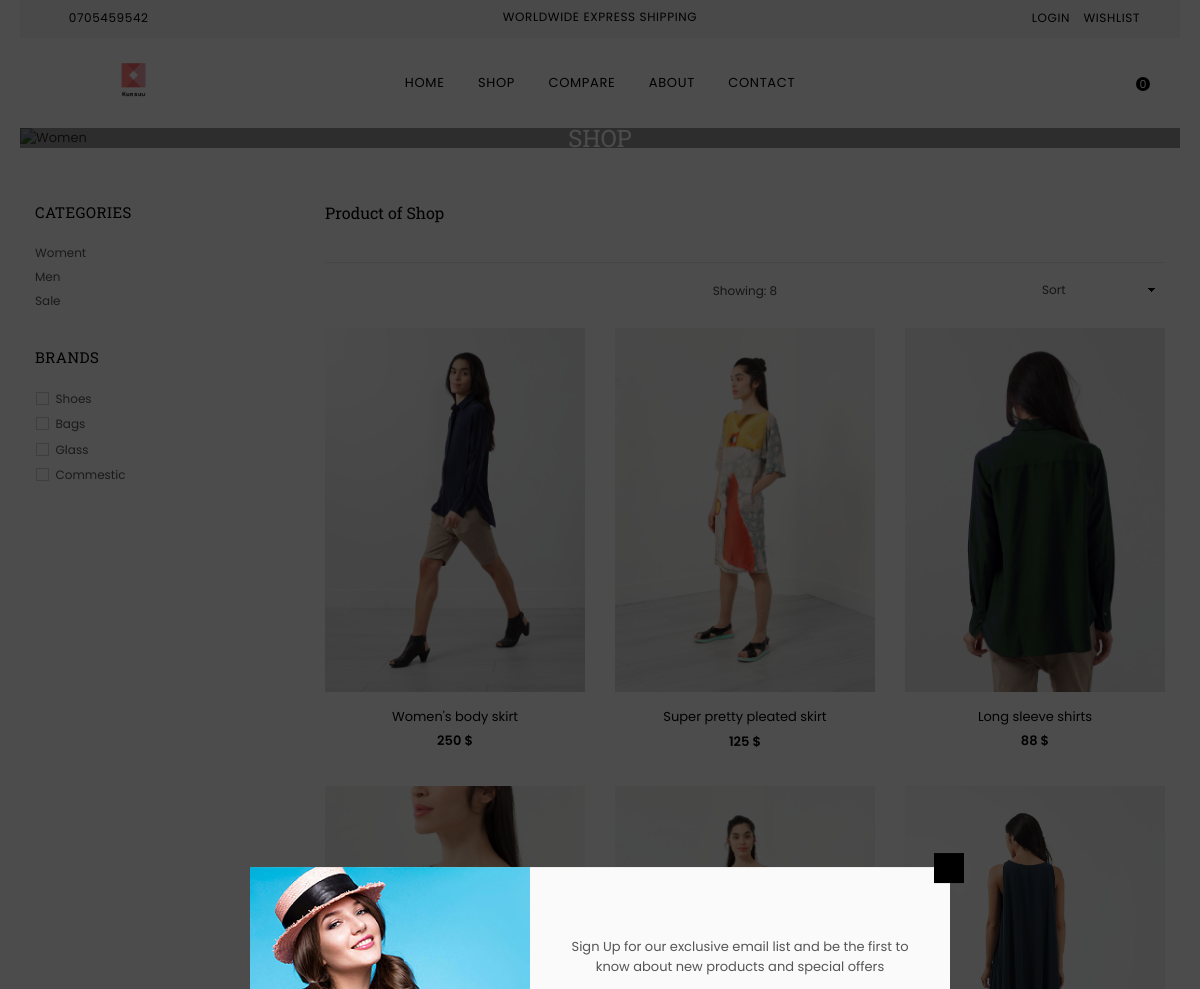
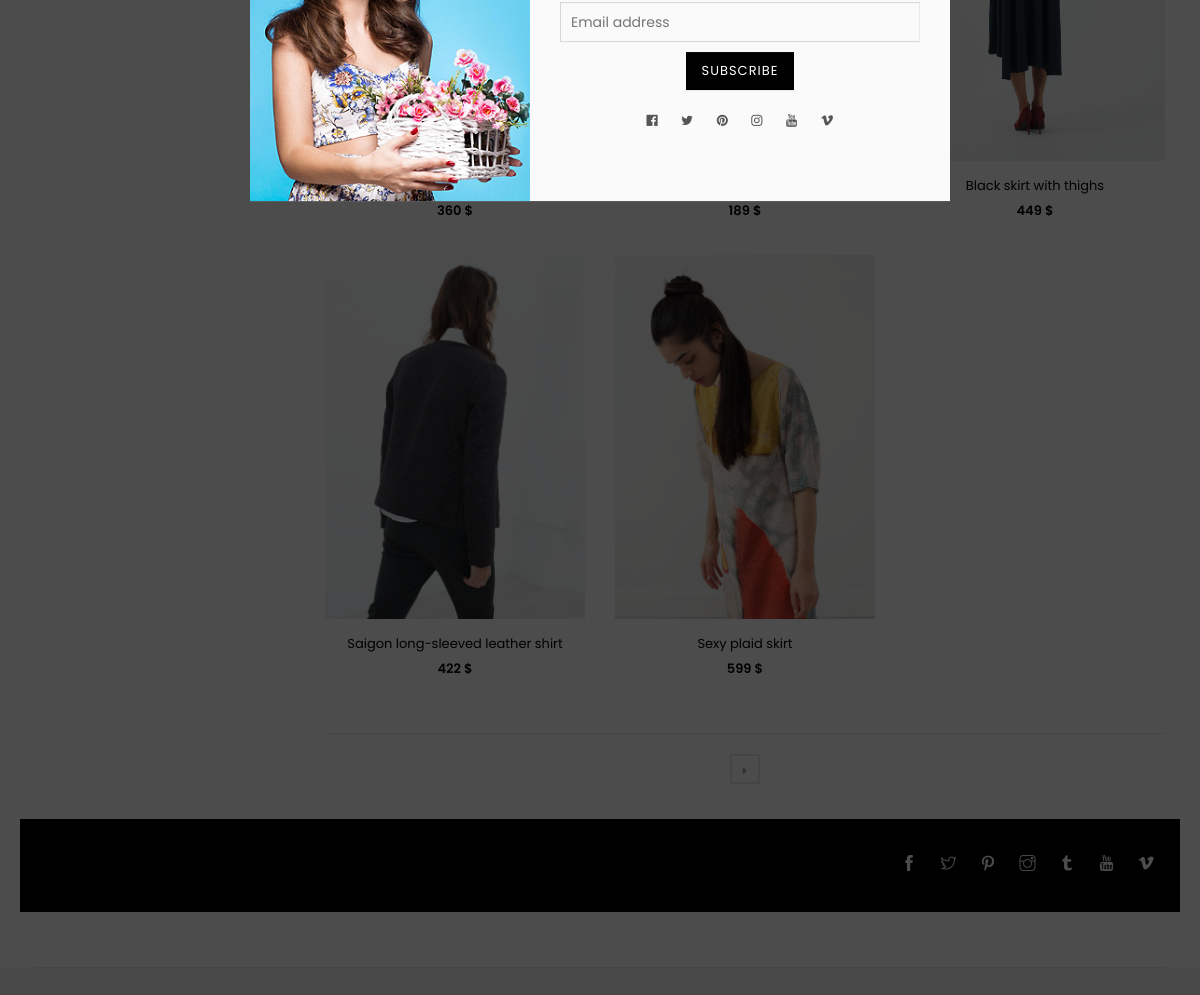
Screenshot of /?act=shop&sp=1&loai=Fashion with the database file from the repository (2 pictures, top to bottom).
### tables this page shows
CREATE TABLE `danhmuc` (
  `MaDM` int(11) NOT NULL,
  `TenDM` varchar(255) DEFAULT NULL
);

CREATE TABLE `loaisanpham` (
  `MaLSP` int(11) NOT NULL,
  `TenLSP` varchar(70) NOT NULL,
  `MaDM` int(11) NOT NULL
);

CREATE TABLE `sanpham` (
  `MaSP` int(11) NOT NULL,
  `MaLSP` int(11) NOT NULL,
  `MaDM` int(11) NOT NULL,
  `TenSP` varchar(70) NOT NULL,
  `DonGia` int(11) NOT NULL,
  `SoLuong` int(10) UNSIGNED NOT NULL DEFAULT 1,
  `HinhAnh1` varchar(200) NOT NULL,
  `HinhAnh2` varchar(255) DEFAULT NULL,
  `HinhAnh3` varchar(255) DEFAULT NULL,
  `MaKM` int(11) NOT NULL,
  `SoSao` int(11) DEFAULT NULL,
  `SoDanhGia` int(11) DEFAULT NULL,
  `TrangThai` int(11) NOT NULL,
  `MoTa` text NOT NULL,
  `MotaCT` text NOT NULL,
  `Time` date DEFAULT NULL
);

### Controllers/Shop.php (called while the page is built, shortened)
<?php
require_once("Models/shop_db.php");
class ShopController
{
    var $shop_model;
    public function __construct()
    {
        $this->shop_model = new Shop();
    }
    function list()
    {
        $data_danhmuc = $this->shop_model->danhmuc();
        $data_loaisp = $this->shop_model->loaisp(0, 8);
        $data_chitietDM = array();
        for ($i = 1; $i <= count($data_danhmuc); $i++) {
            $data_chitietDM[$i] = $this->shop_model->chitietdanhmuc($i);
        }
        if (isset($_GET['sp']) and isset($_GET['loai'])) {
            $data_loai = $this->shop_model->chitiet_loai($_GET['loai'], $_GET['sp']);
            if ($data_loai != null) {
                $data = $this->shop_model->chitiet($data_loai[0]['MaLSP'], $_GET['sp']);
            }
        }
        require_once('Views/index.php');
    }
}

### Models/connection.php (called while the page is built, shortened)
<?php
    class connection{
        function __construct()
        {
            $severname ="localhost";
            $username ="root";
            $password ="";
            $db_name ="WEB2";
            $this->conn = new mysqli($severname,$username,$password,$db_name);
        }
    }
?>

### Models/model.php (called while the page is built, shortened)
<?php
require_once("connection.php");
class model
{
    function __construct()
    {
        $conn_obj = new connection();
        $this->conn = $conn_obj->conn;
    }
    function danhmuc()
    {
        $query =  "SELECT * from DanhMuc ";
        require("result.php");
        return $data;
    }
    function chitietdanhmuc($id)
    {
        $query =  "SELECT d.TenDM as Ten, l.* FROM danhmuc as d, loaisanpham as l WHERE d.MaDM = l.MaDM and d.MaDM = $id";
        require("result.php");
        return $data;
    }
}

### Models/result.php (called while the page is built)
<?php
$result = $this->conn->query($query);
$data = array();
while ($row = $result->fetch_assoc()) {
    $data[] = $row;
}
?>

### Models/shop_db.php (called while the page is built, shortened)
<?php
require_once("model.php");
class Shop extends Model
{
    function loaisp($a,$b)
    {
        $query = "SELECT * FROM loaisanpham WHERE   MaDM = 1 LIMIT $a, $b";
        require("result.php");
        return $data;
    }
    function chitiet_loai($loai,$sp)
    {
        $query = "SELECT * FROM loaisanpham WHERE  TenLSP = '$loai' and MaDM = $sp";
        require("result.php");
        return $data;
    }
    function chitiet($id,$sp)
    {
        $query = "SELECT * FROM sanpham WHERE  MaLSP = '$id' and MaDM = $sp";
        require("result.php");
        return $data;
    }
}

### Views/shop/list-products.php (the view, shortened to what this page needs)
<div class="grid-products grid--view-items">
    <div class="row">
      <?php
    			if(isset($data) and $data != NULL){
    				foreach ($data as  $value) {
    		?>
        <div class="col-6 col-sm-6 col-md-4 col-lg-4 item">
            <div class="product-image">
                <a href="?act=detail&xuli=detail&id=<?=$value['MaSP']?>">
                    <img class="primary blur-up lazyload" data-src="" src="assets/<?=$value['HinhAnh1']?>" alt="image" title="product">
                </a>
            </div>
            <div class="product-details text-center">
                <div class="product-name">
                    <a href="?act=detail&id=<?=$value['MaSP']?>"><?=$value['TenSP']?></a>
                </div>
                <div class="product-price">
                    <span class="price"><?=number_format($value['DonGia'])?> $</span>
                </div>
            </div>
        </div>
      <?php }}else{
    echo '<p> Products is empty </p>';}?>
    </div>
</div>

### Views/shop/category.php (shortened to what this page needs)
<div class="col-12 col-sm-12 col-md-3 col-lg-3 sidebar filterbar">
    <div class="sidebar_tags">
        <div class="sidebar_widget categories filter-widget">
              <div class="widget-title"><h2>Categories</h2></div>
              <div class="widget-content">
                  <ul class="sidebar_categories">
                    <?php    $i = 1; foreach ($data_chitietDM as $row) { ?>
                      <li class="level1 sub-level"><a href="#;" class="site-nav"><?= $data_danhmuc[$i-1]['TenDM'] ?></a>
                      </li>
                      <?php $i++;
                    } ?>
                  </ul>
              </div>
          </div>
          <div class="sidebar_widget filterBox filter-widget">
              <div class="widget-title"><h2>Brands</h2></div>
              <ul>
                <?php for($i=0;$i<4;$i++) {?>
                  <li>
                    <label for="check5"><span><span></span></span><a href="?act=shop&sp=1&loai=<?=$data_loaisp[$i]['TenLSP']?>"><?=$data_loaisp[$i]['TenLSP']?></a></label>
                  </li>
                  <?php } ?>
              </ul>
          </div>
      </div>
  </div>

### rows the page displays
danhmuc: TenDM "Woment"
danhmuc: TenDM "Men"
danhmuc: TenDM "Sale"
loaisanpham: TenLSP "Shoes"
loaisanpham: TenLSP "Bags"
loaisanpham: TenLSP "Glass"
loaisanpham: TenLSP "Commestic"
sanpham: HinhAnh1 (picture), TenSP "Women's body skirt", DonGia "250"
sanpham: HinhAnh1 (picture), TenSP "Super pretty pleated skirt", DonGia "125"
sanpham: HinhAnh1 (picture), TenSP "Long sleeve shirts", DonGia "88"
sanpham: DonGia "360"
sanpham: DonGia "189"
sanpham: HinhAnh1 (picture), TenSP "Black skirt with thighs", DonGia "449"
sanpham: HinhAnh1 (picture), TenSP "Saigon long-sleeved leather shirt", DonGia "422"
sanpham: HinhAnh1 (picture), TenSP "Sexy plaid skirt", DonGia "599"

### other values shown
$sluong "0"
$data_tong "8"
